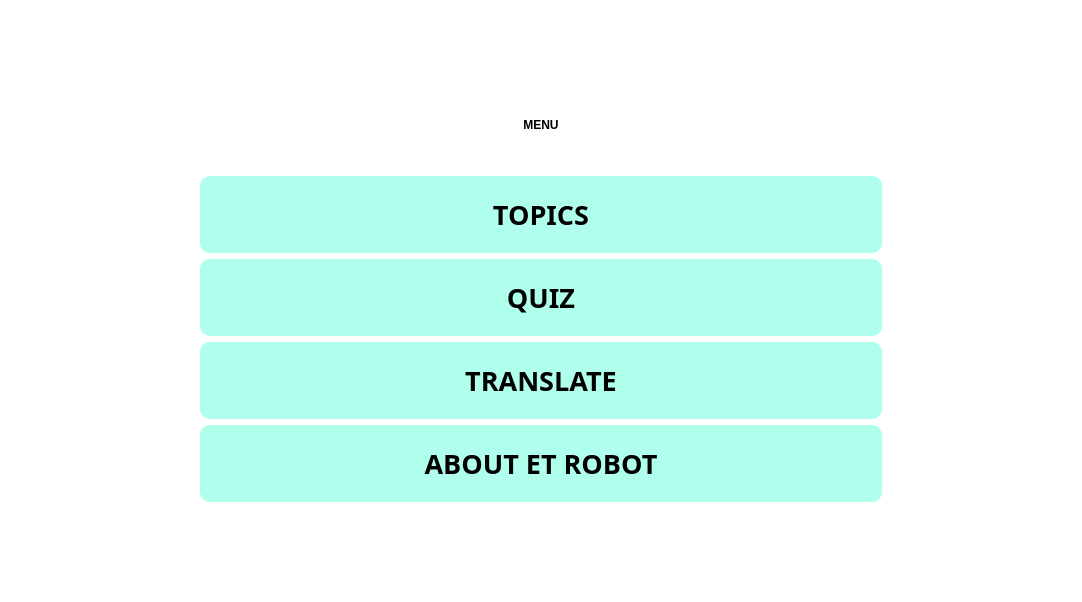
<?xml version="1.0" encoding="UTF-8"?>
<ui version="4.0">
 <class>Form</class>
 <widget class="QWidget" name="Form">
  <property name="geometry">
   <rect>
    <x>0</x>
    <y>0</y>
    <width>1082</width>
    <height>602</height>
   </rect>
  </property>
  <property name="windowTitle">
   <string>Welcome</string>
  </property>
  <property name="styleSheet">
   <string notr="true">
background-color: #fff;</string>
  </property>
  <layout class="QVBoxLayout" name="verticalLayout">
   <property name="leftMargin">
    <number>0</number>
   </property>
   <property name="topMargin">
    <number>0</number>
   </property>
   <property name="rightMargin">
    <number>0</number>
   </property>
   <property name="bottomMargin">
    <number>0</number>
   </property>
   <item>
    <widget class="QWidget" name="gridWidget" native="true">
     <layout class="QGridLayout" name="gridLayout_2">
      <property name="leftMargin">
       <number>200</number>
      </property>
      <property name="topMargin">
       <number>100</number>
      </property>
      <property name="rightMargin">
       <number>200</number>
      </property>
      <property name="bottomMargin">
       <number>100</number>
      </property>
      <item row="0" column="0">
       <layout class="QVBoxLayout" name="verticalLayout_2">
        <item>
         <widget class="QLabel" name="Title">
          <property name="styleSheet">
           <string notr="true">font: 87 32pt &quot;Gilroy&quot;;
font-weight: 900;</string>
          </property>
          <property name="text">
           <string>MENU</string>
          </property>
          <property name="alignment">
           <set>Qt::AlignCenter</set>
          </property>
          <property name="wordWrap">
           <bool>true</bool>
          </property>
          <property name="textInteractionFlags">
           <set>Qt::LinksAccessibleByMouse</set>
          </property>
         </widget>
        </item>
        <item>
         <spacer name="horizontalSpacer">
          <property name="orientation">
           <enum>Qt::Horizontal</enum>
          </property>
          <property name="sizeHint" stdset="0">
           <size>
            <width>40</width>
            <height>20</height>
           </size>
          </property>
         </spacer>
        </item>
        <item>
         <widget class="QPushButton" name="btnTopics">
          <property name="font">
           <font>
            <family>Gilroy</family>
            <pointsize>20</pointsize>
            <weight>75</weight>
            <bold>true</bold>
           </font>
          </property>
          <property name="styleSheet">
           <string notr="true">#btnTopics{
	background-color: #AFFFEC;
	color: black; 
	font-family: 'Gilroy';
	font-weight: 600;
	border-radius: 10px;
	padding: 20px;
}</string>
          </property>
          <property name="text">
           <string>TOPICS</string>
          </property>
          <property name="autoDefault">
           <bool>true</bool>
          </property>
          <property name="default">
           <bool>true</bool>
          </property>
          <property name="flat">
           <bool>true</bool>
          </property>
         </widget>
        </item>
        <item>
         <widget class="QPushButton" name="btnQuiz">
          <property name="font">
           <font>
            <family>Gilroy</family>
            <pointsize>20</pointsize>
            <weight>75</weight>
            <bold>true</bold>
           </font>
          </property>
          <property name="styleSheet">
           <string notr="true">background-color: #AFFFEC;
	color: black; 
	font-family: 'Gilroy';
	font-weight: 600;
	border-radius: 10px;
	padding: 20px;
</string>
          </property>
          <property name="text">
           <string>QUIZ</string>
          </property>
          <property name="autoDefault">
           <bool>true</bool>
          </property>
          <property name="default">
           <bool>true</bool>
          </property>
          <property name="flat">
           <bool>true</bool>
          </property>
         </widget>
        </item>
        <item>
         <widget class="QPushButton" name="btnTranslate">
          <property name="font">
           <font>
            <family>Gilroy</family>
            <pointsize>20</pointsize>
            <weight>75</weight>
            <bold>true</bold>
           </font>
          </property>
          <property name="styleSheet">
           <string notr="true">background-color: #AFFFEC;
	color: black; 
	font-family: 'Gilroy';
	font-weight: 600;
	border-radius: 10px;
	padding: 20px;
</string>
          </property>
          <property name="text">
           <string>TRANSLATE</string>
          </property>
          <property name="autoDefault">
           <bool>true</bool>
          </property>
          <property name="default">
           <bool>true</bool>
          </property>
          <property name="flat">
           <bool>true</bool>
          </property>
         </widget>
        </item>
        <item>
         <widget class="QPushButton" name="btnAbout">
          <property name="font">
           <font>
            <family>Gilroy</family>
            <pointsize>20</pointsize>
            <weight>75</weight>
            <bold>true</bold>
           </font>
          </property>
          <property name="styleSheet">
           <string notr="true">background-color: #AFFFEC;
	color: black; 
	font-family: 'Gilroy';
	font-weight: 600;
	border-radius: 10px;
	padding: 20px;
</string>
          </property>
          <property name="text">
           <string>ABOUT ET ROBOT</string>
          </property>
          <property name="autoDefault">
           <bool>true</bool>
          </property>
          <property name="default">
           <bool>true</bool>
          </property>
          <property name="flat">
           <bool>true</bool>
          </property>
         </widget>
        </item>
       </layout>
      </item>
     </layout>
    </widget>
   </item>
  </layout>
 </widget>
 <resources/>
 <connections/>
</ui>
